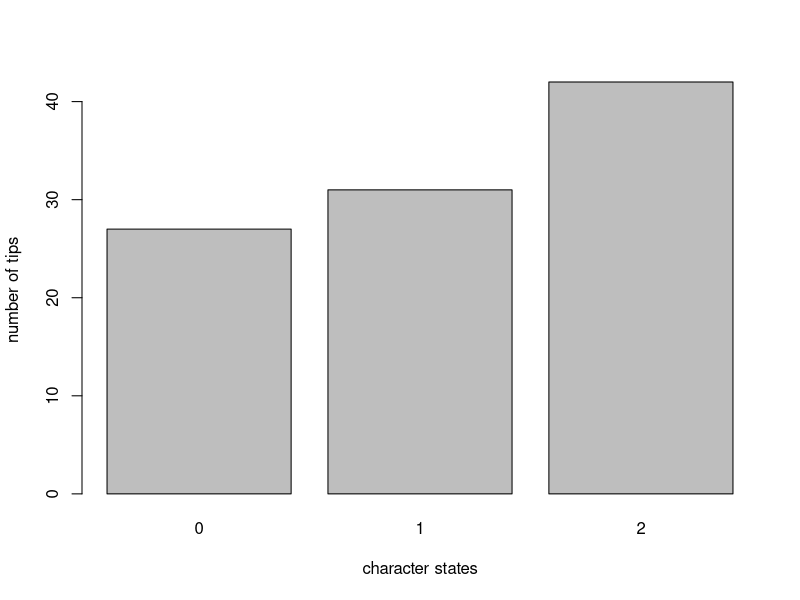

Write R code to recreate this figure.
## ---- chunk 1
knitr::opts_chunk$set(echo = TRUE)
library(knitr)
## ---- chunk 2
# hidden from user, these are the functions to provide the summaries

type_data <- function(data) {
  if (length(unique(data)) > 2) {
    type <- "is multi state"
  } else if (length(unique(data)) == 2) {
    type <- "is binary"
  } else if (length(unique(data)) == 1) {
    type <- "has no variation"
  } else {
    type <- "uh oh!! unknown error"
  }
  return(type)
}

num_states <- function(data) {
  length(unique(data))
}

num_obs <- function(data) {
  length(data)
}

make_discr_plot <- function(data, char_name = NA) {
  counts <- table(data)
  barplot(counts, main = char_name, 
          xlab = "character states",
          ylab = "number of tips")
}

make_discr_table <- function(data, char_name = NA) {
  counts <- table(data)
  kable(counts, col.names = c("Char. States","Num. of Tips"))
}

## ---- chunk 3

test_multi <- sample(c(0,1,2), size = 100, replace = TRUE)
test_binary <- sample(c(0,1), size = 100, replace = TRUE)

## ---- chunk 4
make_discr_table(test_multi)
## ---- chunk 5
make_discr_plot(test_multi)
